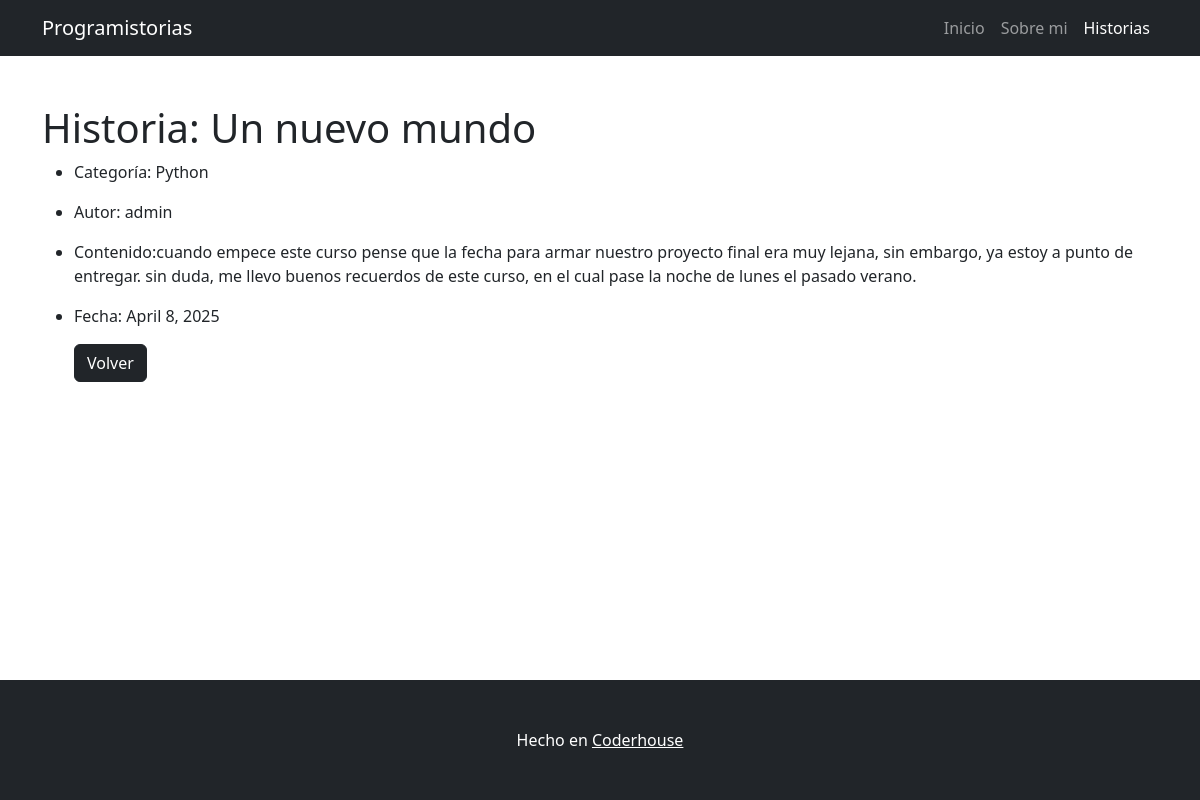
Before: /historia/detail/2 with the older database file.
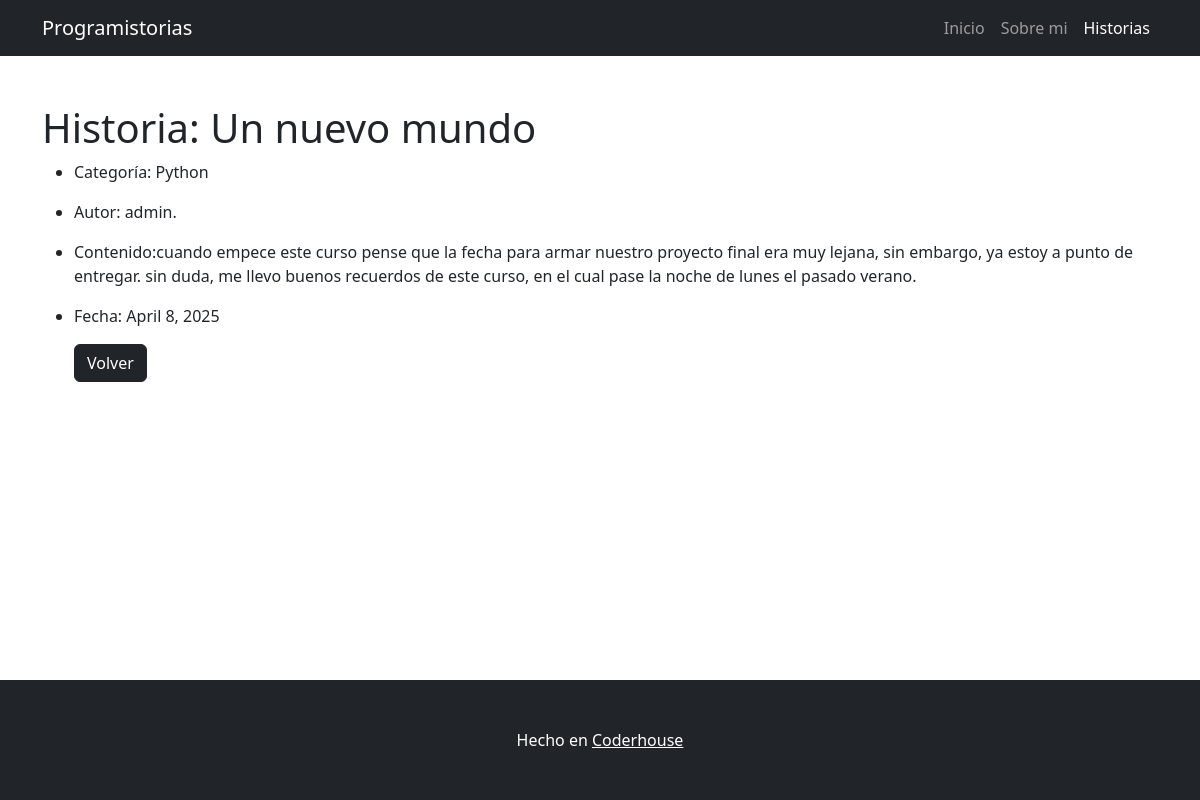
After: the same page with the newer database file.
### historia/models.py (models this page shows, shortened)
class historia(models.Model):
    categoria = models.ForeignKey(Categoria, on_delete=models.PROTECT, null=True, blank=True)
    nombre = models.CharField(max_length=100, unique=True)
    contenido = models.TextField(null=True, blank=True)
    fecha =  fecha = models.DateField(default=datetime.date.today)
    autor=models.CharField(max_length=100, null=True, blank=True)
    class Meta:
        unique_together = ("categoria", "nombre")

class Categoria(models.Model):
    nombre = models.CharField(max_length=100, unique=True)
    def __str__(self) -> str:
        return self.nombre

### historia/views.py (the view)
# urls.py: path("historia/detail/<int:pk>", views.HistoriaDetailView.as_view(), name="historiadetail"),
class HistoriaDetailView(DetailView):
    model = models.historia
    template_name = "historia/historia_detail.html"
    success_url = reverse_lazy("historia_list")

### historia/templates/historia/historia_detail.html (shortened to what this page needs)
{% extends 'core/base.html' %}
{% block content %}
    <h1>Historia: {{object.nombre}} </h1>
    <ul>
        <li class="mb-3">Categoría: {{ object.categoria }}</li>
        <li class="mb-3">Autor: {{ object.autor }}</li>
        <li class="mb-3">Contenido:{{ object.contenido }}</li>
        <li class="mb-3">Fecha: {{object.fecha}} </li>
    <a href="http://127.0.0.1:8000/historia/historia/list/" class="btn btn-dark">Volver</a>
{% endblock content %}

Changed rows visible on the page:
changed historia "Un nuevo mundo": autor "admin" → "admin."
